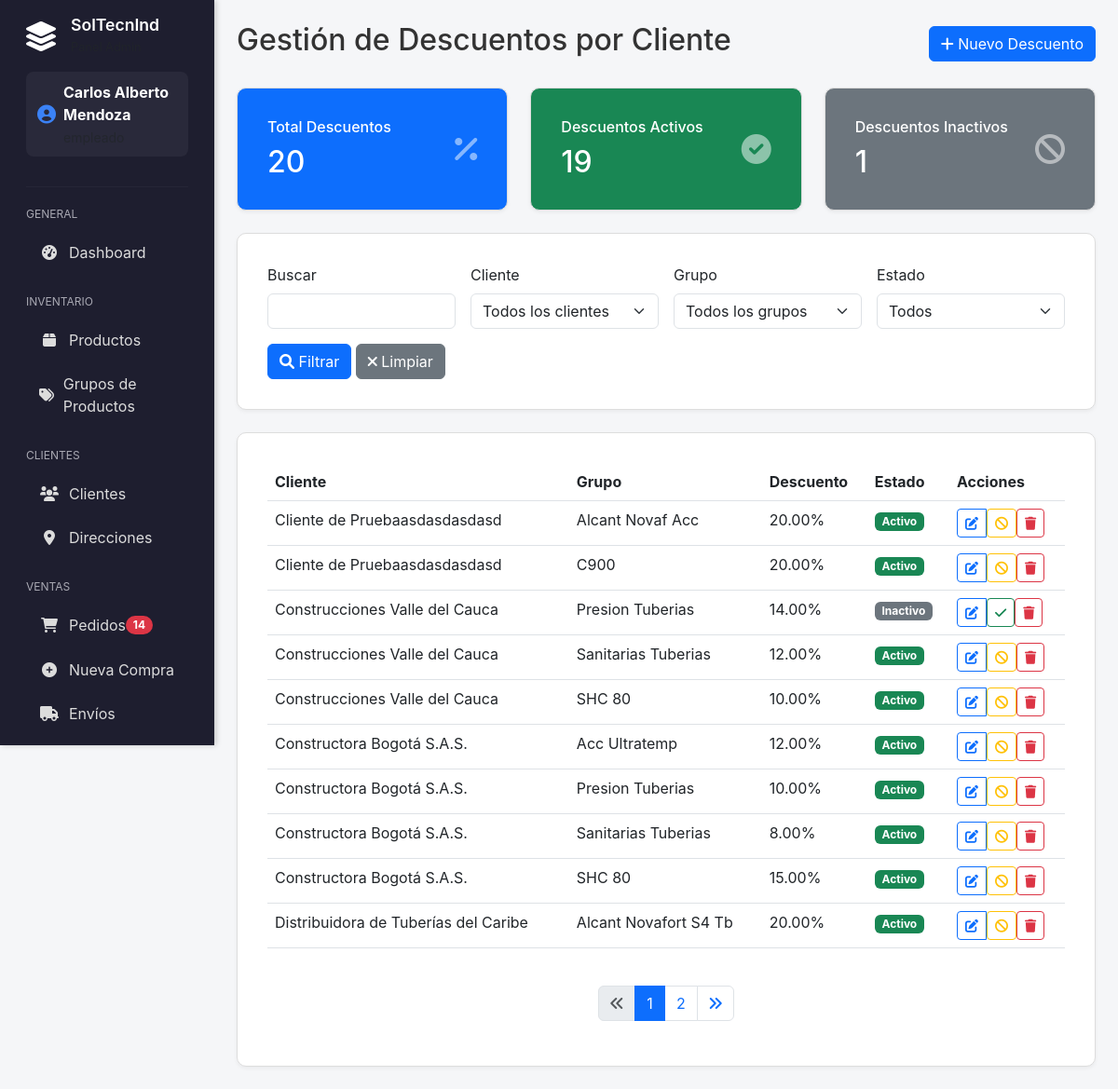
The app's page /admin/descuentos_clientes.php (signed in) with its own data.
### tables this page shows
CREATE TABLE `descuentos_clientes` (
  `id` int(11) NOT NULL,
  `cliente_id` int(11) NOT NULL,
  `grupo_id` int(11) NOT NULL,
  `porcentaje_descuento` decimal(5,2) NOT NULL DEFAULT 0.00,
  `activo` tinyint(1) DEFAULT 1,
  `created_at` timestamp NOT NULL DEFAULT current_timestamp(),
  `updated_at` timestamp NOT NULL DEFAULT current_timestamp() ON UPDATE current_timestamp()
);

CREATE TABLE `clientes` (
  `id` int(11) NOT NULL,
  `nombre` varchar(255) NOT NULL,
  `numero_documento` varchar(50) NOT NULL,
  `tipo_documento` enum('CC','NIT','CE','TI') DEFAULT 'CC',
  `email` varchar(255) DEFAULT NULL,
  `telefono` varchar(20) DEFAULT NULL,
  `direccion_principal` text DEFAULT NULL,
  `ciudad` varchar(100) DEFAULT NULL,
  `contacto_principal` varchar(255) DEFAULT NULL,
  `empleado_asignado` int(11) DEFAULT NULL,
  `activo` tinyint(1) DEFAULT 1,
  `created_at` timestamp NOT NULL DEFAULT current_timestamp(),
  `updated_at` timestamp NOT NULL DEFAULT current_timestamp() ON UPDATE current_timestamp()
);

CREATE TABLE `grupos_productos` (
  `id` int(11) NOT NULL,
  `nombre` varchar(255) NOT NULL,
  `descripcion` text DEFAULT NULL,
  `activo` tinyint(1) DEFAULT 1,
  `created_at` timestamp NOT NULL DEFAULT current_timestamp(),
  `updated_at` timestamp NOT NULL DEFAULT current_timestamp() ON UPDATE current_timestamp()
);

### admin/descuentos_clientes.php (the view, shortened to what the rows shown need)
<?php
require_once '../includes/LayoutManager.php';
$pdo = getConnection();
$search = trim(filter_input(INPUT_GET, 'search', FILTER_UNSAFE_RAW) ?? '');
$cliente_filter = filter_input(INPUT_GET, 'cliente', FILTER_VALIDATE_INT);
$grupo_filter = filter_input(INPUT_GET, 'grupo', FILTER_VALIDATE_INT);
$activo_filter = isset($_GET['activo']) ? $_GET['activo'] : '';
$page = max(1, intval(filter_input(INPUT_GET, 'page', FILTER_VALIDATE_INT) ?? 1));
$limit = 10;
$offset = ($page - 1) * $limit;
$params = [];
$where_clause = '';
$count_sql = "SELECT COUNT(*) FROM descuentos_clientes d
              JOIN clientes c ON d.cliente_id = c.id
              JOIN grupos_productos g ON d.grupo_id = g.id
              $where_clause";
$stmt = $pdo->prepare($count_sql);
$stmt->execute($params);
$total_descuentos = (int)$stmt->fetchColumn();
$total_pages = $total_descuentos > 0 ? (int)ceil($total_descuentos / $limit) : 1;
$sql = "SELECT
            d.id,
            d.cliente_id,
            d.grupo_id,
            d.porcentaje_descuento,
            d.activo,
            d.created_at,
            c.nombre as cliente_nombre,
            g.nombre as grupo_nombre
        FROM descuentos_clientes d
        JOIN clientes c ON d.cliente_id = c.id
        JOIN grupos_productos g ON d.grupo_id = g.id
        $where_clause
        ORDER BY c.nombre, g.nombre
        LIMIT :limit OFFSET :offset";
$params_with_limit = $params;
$params_with_limit[':limit'] = $limit;
$params_with_limit[':offset'] = $offset;
$stmt = $pdo->prepare($sql);
foreach ($params_with_limit as $key => $val) {
    if ($key === ':limit' || $key === ':offset') {
        $stmt->bindValue($key, (int)$val, PDO::PARAM_INT);
    } else {
        $stmt->bindValue($key, $val);
    }
}
$stmt->execute();
$descuentos = $stmt->fetchAll();
try {
    $stats_sql = "SELECT
                    COUNT(*) as total,
                    SUM(CASE WHEN activo = 1 THEN 1 ELSE 0 END) as activos,
                    SUM(CASE WHEN activo = 0 THEN 1 ELSE 0 END) as inactivos
                  FROM descuentos_clientes";
    $stats_stmt = $pdo->query($stats_sql);
    $stats = $stats_stmt->fetch(PDO::FETCH_ASSOC);
} catch (PDOException $e) {
    error_log("Error obteniendo estadísticas: " . $e->getMessage());
    $stats = ['total' => 0, 'activos' => 0, 'inactivos' => 0];
}
?>
<div class="d-flex justify-content-between align-items-center mb-4">
    <h2>Gestión de Descuentos por Cliente</h2>
</div>
<div class="row mb-4">
    <div class="col-md-4">
        <div class="card bg-primary text-white">
            <div class="card-body">
                <div class="d-flex justify-content-between align-items-center">
                    <div>
                        <h2 class="mt-2 mb-0"><?php echo (int)$stats['total']; ?></h2>
                    </div>
                </div>
            </div>
        </div>
    </div>
    <div class="col-md-4">
        <div class="card bg-success text-white">
            <div class="card-body">
                <div class="d-flex justify-content-between align-items-center">
                    <div>
                        <h2 class="mt-2 mb-0"><?php echo (int)$stats['activos']; ?></h2>
                    </div>
                </div>
            </div>
        </div>
    </div>
    <div class="col-md-4">
        <div class="card bg-secondary text-white">
            <div class="card-body">
                <div class="d-flex justify-content-between align-items-center">
                    <div>
                        <h2 class="mt-2 mb-0"><?php echo (int)$stats['inactivos']; ?></h2>
                    </div>
                </div>
            </div>
        </div>
    </div>
</div>
<div class="card">
    <div class="card-body">
        <div class="table-responsive">
            <table class="table table-hover">
                <thead>
                    <tr>
                        <th>Cliente</th>
                        <th>Grupo</th>
                        <th>Descuento</th>
                        <th>Estado</th>
                        <th>Acciones</th>
                    </tr>
                </thead>
                <tbody>
                    <?php if (empty($descuentos)): ?>
                        <tr>
                            <td colspan="5" class="text-center py-3">No se encontraron descuentos</td>
                        </tr>
                    <?php else: ?>
                        <?php foreach ($descuentos as $descuento): ?>
                            <tr>
                                <td><?php echo htmlspecialchars($descuento['cliente_nombre']); ?></td>
                                <td><?php echo htmlspecialchars($descuento['grupo_nombre']); ?></td>
                                <td><?php echo number_format((float)$descuento['porcentaje_descuento'], 2); ?>%</td>
                                <td>
                                    <span class="badge bg-<?php echo $descuento['activo'] ? 'success' : 'secondary'; ?>">
                                        <?php echo $descuento['activo'] ? 'Activo' : 'Inactivo'; ?>
                                    </span>
                                </td>
                                <td>
                                    <div class="btn-group" role="group">
                                        <button type="button" class="btn btn-sm btn-outline-primary"
                                                onclick='editarDescuento(<?php echo htmlspecialchars(json_encode($descuento), ENT_QUOTES, 'UTF-8'); ?>)'>
                                            <i class="fas fa-edit"></i>
                                        </button>
                                        <form method="POST" style="display:inline;">
                                            <button type="submit" class="btn btn-sm btn-outline-<?php echo $descuento['activo'] ? 'warning' : 'success'; ?>">
                                                <i class="fas fa-<?php echo $descuento['activo'] ? 'ban' : 'check'; ?>"></i>
                                            </button>
                                        </form>
                                        <form method="POST" style="display:inline;" onsubmit="return confirm('¿Está seguro de eliminar este descuento?');">
                                            <button type="submit" class="btn btn-sm btn-outline-danger">
                                                <i class="fas fa-trash"></i>
                                            </button>
                                        </form>
                                    </div>
                                </td>
                            </tr>
                        <?php endforeach; ?>
                    <?php endif; ?>
                </tbody>
            </table>
        </div>
        <?php
        echo LayoutManager::renderPagination($page, $total_pages, basename($_SERVER['PHP_SELF']), [
            'search' => $search,
            'cliente' => $cliente_filter,
            'grupo' => $grupo_filter,
            'activo' => $activo_filter
        ]);
        ?>
    </div>
</div>
<?php
$content = ob_get_clean();
$additionalJS = "
<script>
function editarDescuento(descuento) {
    if (!descuento || !descuento.id) {
        alert('Error: Datos del descuento no válidos');
        return;
    }
    document.getElementById('descuentoAction').value = 'update';
    document.getElementById('descuentoId').value = descuento.id;
    document.getElementById('clienteId').value = descuento.cliente_id;
    document.getElementById('grupoId').value = descuento.grupo_id;
    document.getElementById('porcentaje').value = descuento.porcentaje_descuento;
    document.getElementById('activo').checked = Boolean(Number(descuento.activo));
    document.getElementById('clienteId').disabled = true;
    document.querySelector('#descuentoModal .modal-title').textContent = 'Editar Descuento';
    new bootstrap.Modal(document.getElementById('descuentoModal')).show();
}
document.getElementById('descuentoModal').addEventListener('hidden.bs.modal', function() {
    document.getElementById('descuentoForm').reset();
    document.getElementById('descuentoAction').value = 'create';
    document.getElementById('descuentoId').value = '';
    document.getElementById('clienteId').disabled = false;
    document.querySelector('#descuentoModal .modal-title').textContent = 'Nuevo Descuento';
});
document.getElementById('descuentoModal').addEventListener('show.bs.modal', function() {
    if (document.getElementById('descuentoAction').value !== 'update') {
        document.querySelector('#descuentoModal .modal-title').textContent = 'Nuevo Descuento';
    }
});
</script>
";
LayoutManager::renderAdminPage('Gestión de Descuentos', $content, '', $additionalJS);

### includes/LayoutManager.php (shortened to what the rows shown need)
<?php
class LayoutManager {
        ob_start(); ?>
        <?php
    public static function renderAdminPage(string $title, string $content, string $additionalCSS = '', string $additionalJS = ''): void {
        ?>
        <!DOCTYPE html>
        <html lang="es">
        <head>
            <link href="https://cdn.jsdelivr.net/npm/bootstrap@5.3.0/dist/css/bootstrap.min.css" rel="stylesheet">
            <link href="https://cdnjs.cloudflare.com/ajax/libs/font-awesome/6.0.0/css/all.min.css" rel="stylesheet">
        </head>
        <body>
            <div class="container-fluid">
                <div class="row">
                    <div class="col main-content">
                        <?= $content ?>
                    </div>
                </div>
            </div>
        </body>
        </html>
        <?php
    }
    public static function renderPagination(int $currentPage, int $totalPages, string $baseUrl, array $params = []): string {
        $queryParams = $params;
        unset($queryParams['page']);
        $queryString = http_build_query($queryParams);
        $urlPrefix = $baseUrl . '?' . ($queryString ? $queryString . '&' : '');
        ob_start(); ?>
        <nav aria-label="Paginación" class="mt-4">
            <ul class="pagination justify-content-center">
                <?php for ($i = max(1, $currentPage - 2); $i <= min($totalPages, $currentPage + 2); $i++): ?>
                    <li class="page-item <?= $i === $currentPage ? 'active' : '' ?>">
                        <a class="page-link" href="<?= $urlPrefix ?>page=<?= $i ?>"><?= $i ?></a>
                    </li>
                <?php endfor; ?>
            </ul>
        </nav>
        <?php
        return ob_get_clean();
    }
}
?>

### records on screen
descuentos_clientes: cliente.nombre "Cliente de Pruebaasdasdasdasd", grupos_productos.nombre "Alcant Novaf Acc", porcentaje_descuento "20.00", activo "Activo"
descuentos_clientes: cliente.nombre "Cliente de Pruebaasdasdasdasd", grupos_productos.nombre "C900", porcentaje_descuento "20.00", activo "Activo"
descuentos_clientes: cliente.nombre "Construcciones Valle del Cauca", grupos_productos.nombre "Presion Tuberias", porcentaje_descuento "14.00", activo "Inactivo"
descuentos_clientes: cliente.nombre "Construcciones Valle del Cauca", grupos_productos.nombre "Sanitarias Tuberias", porcentaje_descuento "12.00", activo "Activo"
descuentos_clientes: cliente.nombre "Construcciones Valle del Cauca", grupos_productos.nombre "SHC 80", porcentaje_descuento "10.00", activo "Activo"
descuentos_clientes: cliente.nombre "Constructora Bogotá S.A.S.", grupos_productos.nombre "Acc Ultratemp", porcentaje_descuento "12.00", activo "Activo"
descuentos_clientes: cliente.nombre "Constructora Bogotá S.A.S.", grupos_productos.nombre "Presion Tuberias", porcentaje_descuento "10.00", activo "Activo"
descuentos_clientes: cliente.nombre "Constructora Bogotá S.A.S.", grupos_productos.nombre "Sanitarias Tuberias", porcentaje_descuento "8.00", activo "Activo"
descuentos_clientes: cliente.nombre "Constructora Bogotá S.A.S.", grupos_productos.nombre "SHC 80", porcentaje_descuento "15.00", activo "Activo"
descuentos_clientes: cliente.nombre "Distribuidora de Tuberías del Caribe", grupos_productos.nombre "Alcant Novafort S4 Tb", porcentaje_descuento "20.00", shows "Activo"

### other values on screen
$config['title'] "SolTecnInd"
$_SESSION['nombre'] "Carlos Alberto Mendoza"
$cat "GENERAL"
$item['text'] "Dashboard"
$cat "INVENTARIO"
$item['text'] "Productos"
$item['text'] "Grupos de Productos"
$cat "CLIENTES"
$item['text'] "Clientes"
$item['text'] "Direcciones"
$cat "VENTAS"
$item['text'] "Pedidos"
$count "14"
$item['text'] "Nueva Compra"
$item['text'] "Envíos"
